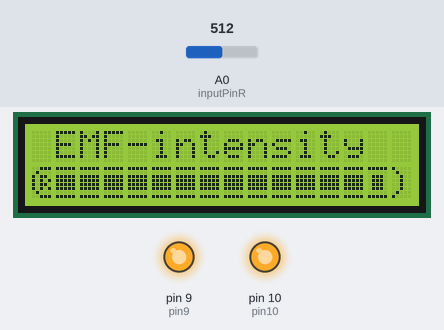
Simulated run of this sketch. Board: Arduino Uno, built with avr-gcc and run on an emulated ATmega328P. Parts: 16×2 character LCD, output pins drawn as LEDs (lit = HIGH). Inputs (shaded band) come from the test bench; at power-on: A0 (inputPinR) = 512.

Above: at 5.2 s.
5.3 s: A0 (inputPinR) set to 19
At 6.1 s:
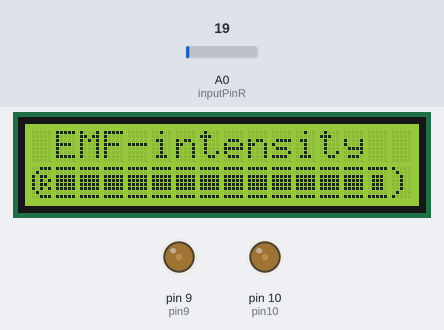
6.8 s: A0 (inputPinR) set to 16
At 8.3 s:
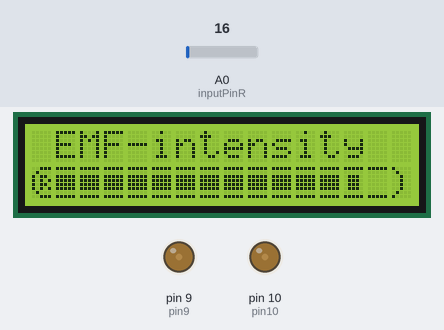
8.6 s: A0 (inputPinR) set to 0
At 10.3 s:
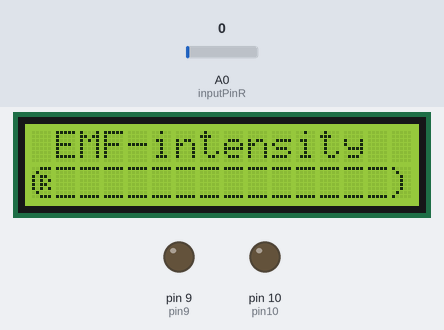
10.5 s: A0 (inputPinR) set to 26
At 10.64 s:
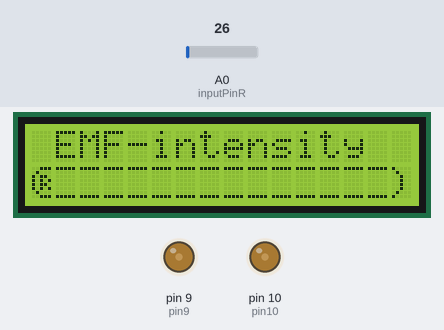
12.3 s: A0 (inputPinR) set to 5
At 13.9 s:
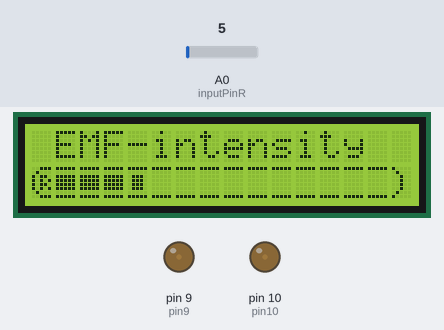
14.5 s: A0 (inputPinR) set to 0
At 15.4 s:
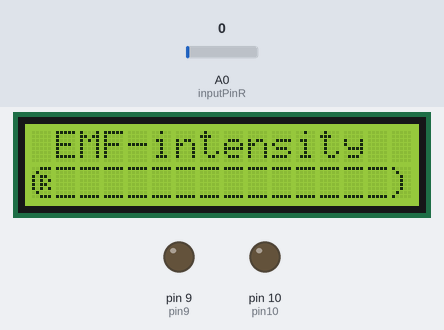
Timing chart, 0 to 17.5 s (numbered marks = the images above; inputs shaded):
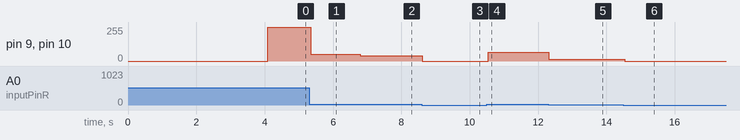

The sketch:

EMF_Detector.ino
```cpp
#include <Wire.h>
#include <LiquidCrystal_I2C.h>

// Create the LCD object using the I2C address and size (16x2 or 20x4)
LiquidCrystal_I2C lcd(0x27, 16, 2); // Change 0x27 to 0x3F if needed

byte Bar[8] = {
        B11111,
        B00000,
        B11111,
        B11111,
        B11111,
        B11111,
        B00000,
        B11111
};

byte L[8] = {
        B00111,
        B01000,
        B10100,
        B10100,
        B10100,
        B10111,
        B01000,
        B00111
};

byte R[8] = {
        B00111,
        B01000,
        B10110,
        B10101,
        B10110,
        B10101,
        B01000,
        B00111
};

byte EndMark[8] = {
        B10000,
        B01000,
        B00100,
        B00100,
        B00100,
        B00100,
        B01000,
        B10000
};

byte EmptyBar[8] = {
        B11111,
        B00000,
        B00000,
        B00000,
        B00000,
        B00000,
        B00000,
        B11111
};

byte peakHoldChar[8] = {
        B11111,
        B00000,
        B01110,
        B01110,
        B01110,
        B01110,
        B00000,
        B11111
};

String main_version = "1.0";
int right;
const int numReadings = 5;

int indexR = 0;
int totalR = 0;
int maxR = 0;

int inputPinR = A0;

int volR = 0;
int rightAvg = 0;

long peakHoldTime = 100;
long peakHold = 0;
int rightPeak = 0;

long decayTime = 0;
long actualMillis = 0;
int pin10 = 10;
int val = 0;
int pin9 = 9;

void setup()
{
  lcd.init();               // Initialize the I2C LCD
  lcd.backlight();          // Turn on the backlight

  lcd.createChar(1, Bar);
  lcd.createChar(3, R);
  lcd.createChar(4, EmptyBar);
  lcd.createChar(5, EndMark);
  lcd.createChar(6, peakHoldChar);

  // Showing loading message and loading bar

  String KTAudio = "    Project";

  for (int i = 0; i <= 16; i++)
  {
    lcd.setCursor(0, 0);
    lcd.print(KTAudio.substring(0, i));
    delay(50);
  }

  KTAudio = "  EMF-detector " + main_version;

  for (int i = 0; i <= KTAudio.length(); i++)
  {
    lcd.setCursor(0, 1);
    lcd.print(KTAudio.substring(0, i));
    delay(50);
  }

  delay(500);

  lcd.clear();
  lcd.setCursor(0, 0);
  lcd.print("Loading...");

  for (int i = 0; i < 16; i++)
  {
    lcd.setCursor(i, 1);
    lcd.write(4);
  }

  for (int i = 0; i < 16; i++)
  {
    lcd.setCursor(i, 1);
    lcd.write(1);

    delay(50);
  }

  delay(500);
  lcd.clear();

  decayTime = millis();
}

void loop()
{
   lcd.setCursor(0, 0);
   lcd.write(" EMF-intensity");
   actualMillis = millis();

   lcd.setCursor(0, 1);  // R channel index
   lcd.write(3);         // R symbol

   lcd.setCursor(15, 1); // closing tag / end mark index 2
   lcd.write(5);         // closing tag / end mark

   totalR = analogRead(inputPinR);

   if(totalR >= 1){
    totalR = constrain(totalR, 0, 100);               // mess with these values
    totalR = map(totalR, 0, 100, 1, 255);        // to change the response distance of the device
    analogWrite(pin10, totalR);                 // *note also messing with the resistor should change
    analogWrite(pin9, totalR);                                                             // the sensitivity
   }else{
    analogWrite(pin10, 0);
    analogWrite(pin9, 0);
   }

   if(totalR > maxR)
   {
    maxR = totalR;
   }

   indexR++;

   if (indexR >= numReadings)
   {
    indexR = 0;
    right = maxR;
    maxR = 0;
   }

  volR = right / 3;

  if(volR > 14)
  {
    volR = 14;
  }

  if (volR < (rightAvg - 2))
  {
    if (decayTime < actualMillis)
      rightAvg--;

    volR = rightAvg;
  }
  else if (volR > (rightAvg + 2))
  {
    volR = (rightAvg + 2);
    rightAvg = volR;
  }
  else
  {
    rightAvg = volR;
  }

  if (volR > rightPeak)
  {
    rightPeak = volR;
  }

  drawBar(volR, rightPeak, 1);

  if (decayTime < actualMillis)
    decayTime = (millis() + 50);

  if (peakHold < actualMillis)
  {
    peakHold = (millis() + peakHoldTime);
    rightPeak = -1;
  }
}

void drawBar(int data, int peakData, int row)
{
  // If the previous peak data is 1 or 0, then not taking care of the value.
  if (peakData < 2)
  {
    peakData = -1;
  }

  // First char (idx 0) = R or L
  // Last (16th) char (idx 15) is the closing mark of the bar.
  // We have 14 chars to write.
  for (int col = 1; col < 15; col++)
  {
    lcd.setCursor(col, row);

    if (col < data)
    {
      lcd.write(1); //write bar element
    }
    else if (peakData == col)
    {
      lcd.write(6); //write the peak marker
    }
    else
    {
      lcd.write(4); //write "empty"
    }
  }
}
```

Measured:
- the behaviour switches between 17 and 16 on A0 (inputPinR) (found by bisection; images 1 and 2)
- after the input at 5.3 s, pin 9 (pin9), pin 10 (pin10): 255/255 → 49/255 at once
- after the input at 6.8 s, pin 9 (pin9), pin 10 (pin10): 49/255 → 41/255 at once; the display: first changes after 0.28 s (image 2 shows a later state)
- after the input at 8.6 s, pin 9 (pin9), pin 10 (pin10): 41/255 → 0/255 at once; the display: first changes after 0.25 s (image 3 shows a later state)
- after the input at 10.5 s, pin 9 (pin9), pin 10 (pin10): 0/255 → 67/255 at once
- after the input at 12.3 s, pin 9 (pin9), pin 10 (pin10): 67/255 → 13/255 at once; the display: first changes after 0.42 s (image 5 shows a later state)
- after the input at 14.5 s, pin 9 (pin9), pin 10 (pin10): 13/255 → 0/255 at once; the display: first changes after 0.37 s (image 6 shows a later state)
